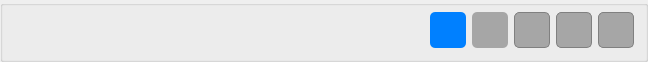
       <widget class="QGroupBox" name="grb_botoes">
        <property name="maximumSize">
         <size>
          <width>16777215</width>
          <height>51</height>
         </size>
        </property>
        <property name="font">
         <font>
          <pointsize>11</pointsize>
         </font>
        </property>
        <property name="title">
         <string/>
        </property>
        <layout class="QHBoxLayout" name="hzl_botoes">
         <property name="topMargin">
          <number>6</number>
         </property>
         <item>
          <widget class="QPushButton" name="btn_primeiro">
           <property name="enabled">
            <bool>false</bool>
           </property>
           <property name="minimumSize">
            <size>
             <width>36</width>
             <height>36</height>
            </size>
           </property>
           <property name="maximumSize">
            <size>
             <width>36</width>
             <height>36</height>
            </size>
           </property>
           <property name="focusPolicy">
            <enum>Qt::NoFocus</enum>
           </property>
           <property name="toolTip">
            <string>Primeiro Registro</string>
           </property>
           <property name="whatsThis">
            <string>&lt;html&gt;&lt;head/&gt;&lt;body&gt;&lt;p&gt;Botão para ir ao primeiro registro&lt;/p&gt;&lt;/body&gt;&lt;/html&gt;</string>
           </property>
           <property name="styleSheet">
            <string notr="true">QPushButton#btn_primeiro{
	border-radius: 5px;
}
QPushButton#btn_primeiro:hover{
	border: 1px solid rgba(33,33,33,.2);
	background: rgba(33,33,33,.1);
}
QPushButton#btn_primeiro:pressed {
	border: 1px solid rgba(33,33,33,.5);
	background: rgba(33,33,33,.2);
}</string>
           </property>
           <property name="text">
            <string/>
           </property>
           <property name="icon">
            <iconset>
             <normaloff>../imagens/nextAll.png</normaloff>../imagens/nextAll.png</iconset>
           </property>
           <property name="iconSize">
            <size>
             <width>36</width>
             <height>36</height>
            </size>
           </property>
           <property name="shortcut">
            <string>Ctrl+Alt+Left</string>
           </property>
           <property name="flat">
            <bool>true</bool>
           </property>
          </widget>
         </item>
         <item>
          <widget class="QPushButton" name="btn_anterior">
           <property name="enabled">
            <bool>false</bool>
           </property>
           <property name="minimumSize">
            <size>
             <width>36</width>
             <height>36</height>
            </size>
           </property>
           <property name="maximumSize">
            <size>
             <width>36</width>
             <height>36</height>
            </size>
           </property>
           <property name="focusPolicy">
            <enum>Qt::NoFocus</enum>
           </property>
           <property name="toolTip">
            <string>Registro Anterior</string>
           </property>
           <property name="whatsThis">
            <string>&lt;html&gt;&lt;head/&gt;&lt;body&gt;&lt;p&gt;Botão para ir ao registro anterior&lt;/p&gt;&lt;/body&gt;&lt;/html&gt;</string>
           </property>
           <property name="styleSheet">
            <string notr="true">QPushButton#btn_anterior{
	border-radius: 5px;
}
QPushButton#btn_anterior:hover{
	border: 1px solid rgba(33,33,33,.2);
	background: rgba(33,33,33,.1);
}
QPushButton#btn_anterior:pressed {
	border: 1px solid rgba(33,33,33,.5);
	background: rgba(33,33,33,.2);
}</string>
           </property>
           <property name="text">
            <string/>
           </property>
           <property name="icon">
            <iconset>
             <normaloff>../imagens/next.png</normaloff>../imagens/next.png</iconset>
           </property>
           <property name="iconSize">
            <size>
             <width>36</width>
             <height>36</height>
            </size>
           </property>
           <property name="shortcut">
            <string>Ctrl+Left</string>
           </property>
           <property name="flat">
            <bool>true</bool>
           </property>
          </widget>
         </item>
         <item>
          <widget class="QPushButton" name="btn_proximo">
           <property name="enabled">
            <bool>false</bool>
           </property>
           <property name="minimumSize">
            <size>
             <width>36</width>
             <height>36</height>
            </size>
           </property>
           <property name="maximumSize">
            <size>
             <width>36</width>
             <height>36</height>
            </size>
           </property>
           <property name="focusPolicy">
            <enum>Qt::NoFocus</enum>
           </property>
           <property name="toolTip">
            <string>Próxima Registro</string>
           </property>
           <property name="whatsThis">
            <string>&lt;html&gt;&lt;head/&gt;&lt;body&gt;&lt;p&gt;Botão para ir ao próximo registro&lt;/p&gt;&lt;/body&gt;&lt;/html&gt;</string>
           </property>
           <property name="styleSheet">
            <string notr="true">QPushButton#btn_proximo{
	border-radius: 5px;
}
QPushButton#btn_proximo:hover{
	border: 1px solid rgba(33,33,33,.2);
	background: rgba(33,33,33,.1);
}
QPushButton#btn_proximo:pressed {
	border: 1px solid rgba(33,33,33,.5);
	background: rgba(33,33,33,.2);
}</string>
           </property>
           <property name="text">
            <string/>
           </property>
           <property name="icon">
            <iconset>
             <normaloff>../imagens/previous.png</normaloff>../imagens/previous.png</iconset>
           </property>
           <property name="iconSize">
            <size>
             <width>36</width>
             <height>36</height>
            </size>
           </property>
           <property name="shortcut">
            <string>Ctrl+Right</string>
           </property>
           <property name="flat">
            <bool>true</bool>
           </property>
          </widget>
         </item>
         <item>
          <widget class="QPushButton" name="btn_ultimo">
           <property name="enabled">
            <bool>false</bool>
           </property>
           <property name="minimumSize">
            <size>
             <width>36</width>
             <height>36</height>
            </size>
           </property>
           <property name="maximumSize">
            <size>
             <width>36</width>
             <height>36</height>
            </size>
           </property>
           <property name="focusPolicy">
            <enum>Qt::NoFocus</enum>
           </property>
           <property name="toolTip">
            <string>Última Registro</string>
           </property>
           <property name="whatsThis">
            <string>&lt;html&gt;&lt;head/&gt;&lt;body&gt;&lt;p&gt;Botão para ir ao ultimo registro&lt;/p&gt;&lt;/body&gt;&lt;/html&gt;</string>
           </property>
           <property name="styleSheet">
            <string notr="true">QPushButton#btn_ultimo{
	border-radius: 5px;
}
QPushButton#btn_ultimo:hover{
	border: 1px solid rgba(33,33,33,.2);
	background: rgba(33,33,33,.1);
}
QPushButton#btn_ultimo:pressed {
	border: 1px solid rgba(33,33,33,.5);
	background: rgba(33,33,33,.2);
}</string>
           </property>
           <property name="text">
            <string/>
           </property>
           <property name="icon">
            <iconset>
             <normaloff>../imagens/PreviousAll.png</normaloff>../imagens/PreviousAll.png</iconset>
           </property>
           <property name="iconSize">
            <size>
             <width>36</width>
             <height>36</height>
            </size>
           </property>
           <property name="shortcut">
            <string>Ctrl+Alt+Right</string>
           </property>
           <property name="flat">
            <bool>true</bool>
           </property>
          </widget>
         </item>
         <item>
          <spacer name="separacao_botoes_do_meio_do_navegadores">
           <property name="orientation">
            <enum>Qt::Horizontal</enum>
           </property>
           <property name="sizeHint" stdset="0">
            <size>
             <width>40</width>
             <height>20</height>
            </size>
           </property>
          </spacer>
         </item>
         <item>
          <widget class="QPushButton" name="btn_pesquisar_registro">
           <property name="minimumSize">
            <size>
             <width>36</width>
             <height>36</height>
            </size>
           </property>
           <property name="maximumSize">
            <size>
             <width>36</width>
             <height>36</height>
            </size>
           </property>
           <property name="focusPolicy">
            <enum>Qt::NoFocus</enum>
           </property>
           <property name="toolTip">
            <string>Pesquisar</string>
           </property>
           <property name="whatsThis">
            <string>&lt;html&gt;&lt;head/&gt;&lt;body&gt;&lt;p&gt;Botão para pesquisar os registros de empresa&lt;/p&gt;&lt;/body&gt;&lt;/html&gt;</string>
           </property>
           <property name="styleSheet">
            <string notr="true">QPushButton#btn_pesquisar_registro{
	border-radius: 5px;
}
QPushButton#btn_pesquisar_registro:hover{
	border: 1px solid rgba(33,33,33,.2);
	background: rgba(33,33,33,.1);
}
QPushButton#btn_pesquisar_registro:pressed {
	border: 1px solid rgba(33,33,33,.5);
	background: rgba(33,33,33,.2);
}</string>
           </property>
           <property name="text">
            <string/>
           </property>
           <property name="icon">
            <iconset>
             <normaloff>../imagens/edit_find_replace.png</normaloff>../imagens/edit_find_replace.png</iconset>
           </property>
           <property name="iconSize">
            <size>
             <width>36</width>
             <height>30</height>
            </size>
           </property>
           <property name="shortcut">
            <string>F12</string>
           </property>
           <property name="flat">
            <bool>true</bool>
           </property>
          </widget>
         </item>
         <item>
          <widget class="QPushButton" name="btn_pesquisar_codigo">
           <property name="minimumSize">
            <size>
             <width>36</width>
             <height>36</height>
            </size>
           </property>
           <property name="maximumSize">
            <size>
             <width>36</width>
             <height>36</height>
            </size>
           </property>
           <property name="focusPolicy">
            <enum>Qt::NoFocus</enum>
           </property>
           <property name="toolTip">
            <string>Buscar</string>
           </property>
           <property name="whatsThis">
            <string>&lt;html&gt;&lt;head/&gt;&lt;body&gt;&lt;p&gt;Botão para buscar empresa pelo codigo&lt;/p&gt;&lt;/body&gt;&lt;/html&gt;</string>
           </property>
           <property name="styleSheet">
            <string notr="true">QPushButton#btn_pesquisar_codigo{
	border-radius: 5px;
}
QPushButton#btn_pesquisar_codigo:hover{
	border: 1px solid rgba(33,33,33,.2);
	background: rgba(33,33,33,.1);
}
QPushButton#btn_pesquisar_codigo:pressed {
	border: 1px solid rgba(33,33,33,.5);
	background: rgba(33,33,33,.2);
}</string>
           </property>
           <property name="text">
            <string/>
           </property>
           <property name="icon">
            <iconset>
             <normaloff>../imagens/dialog-ok.png</normaloff>../imagens/dialog-ok.png</iconset>
           </property>
           <property name="iconSize">
            <size>
             <width>30</width>
             <height>30</height>
            </size>
           </property>
           <property name="shortcut">
            <string>Ctrl+N</string>
           </property>
           <property name="flat">
            <bool>true</bool>
           </property>
          </widget>
         </item>
         <item>
          <widget class="QPushButton" name="btn_imprimir">
           <property name="minimumSize">
            <size>
             <width>36</width>
             <height>36</height>
            </size>
           </property>
           <property name="maximumSize">
            <size>
             <width>36</width>
             <height>36</height>
            </size>
           </property>
           <property name="focusPolicy">
            <enum>Qt::NoFocus</enum>
           </property>
           <property name="toolTip">
            <string>Imprimir</string>
           </property>
           <property name="whatsThis">
            <string>&lt;html&gt;&lt;head/&gt;&lt;body&gt;&lt;p&gt;Botão para imprimir registro de empresa&lt;/p&gt;&lt;/body&gt;&lt;/html&gt;</string>
           </property>
           <property name="styleSheet">
            <string notr="true">QPushButton#btn_imprimir{
	border-radius: 5px;
}
QPushButton#btn_imprimir:hover{
	border: 1px solid rgba(33,33,33,.2);
	background: rgba(33,33,33,.1);
}
QPushButton#btn_imprimir:pressed {
	border: 1px solid rgba(33,33,33,.5);
	background: rgba(33,33,33,.2);
}</string>
           </property>
           <property name="text">
            <string/>
           </property>
           <property name="icon">
            <iconset>
             <normaloff>../imagens/print.png</normaloff>../imagens/print.png</iconset>
           </property>
           <property name="iconSize">
            <size>
             <width>36</width>
             <height>36</height>
            </size>
           </property>
           <property name="shortcut">
            <string>Ctrl+P</string>
           </property>
           <property name="flat">
            <bool>true</bool>
           </property>
          </widget>
         </item>
         <item>
          <widget class="QPushButton" name="btn_copiar">
           <property name="minimumSize">
            <size>
             <width>36</width>
             <height>36</height>
            </size>
           </property>
           <property name="maximumSize">
            <size>
             <width>36</width>
             <height>36</height>
            </size>
           </property>
           <property name="focusPolicy">
            <enum>Qt::NoFocus</enum>
           </property>
           <property name="toolTip">
            <string>Duplicar</string>
           </property>
           <property name="whatsThis">
            <string>&lt;html&gt;&lt;head/&gt;&lt;body&gt;&lt;p&gt;Botão para duplicar registro&lt;/p&gt;&lt;/body&gt;&lt;/html&gt;</string>
           </property>
           <property name="styleSheet">
            <string notr="true">QPushButton#btn_copiar{
	border-radius: 5px;
}
QPushButton#btn_copiar:hover{
	border: 1px solid rgba(33,33,33,.2);
	background: rgba(33,33,33,.1);
}
QPushButton#btn_copiar:pressed {
	border: 1px solid rgba(33,33,33,.5);
	background: rgba(33,33,33,.2);
}</string>
           </property>
           <property name="text">
            <string/>
           </property>
           <property name="icon">
            <iconset>
             <normaloff>../imagens/copy-1.png</normaloff>../imagens/copy-1.png</iconset>
           </property>
           <property name="iconSize">
            <size>
             <width>36</width>
             <height>36</height>
            </size>
           </property>
           <property name="flat">
            <bool>true</bool>
           </property>
          </widget>
         </item>
         <item>
          <spacer name="separacao_botes_meio_do_acoes_registro">
           <property name="orientation">
            <enum>Qt::Horizontal</enum>
           </property>
           <property name="sizeHint" stdset="0">
            <size>
             <width>40</width>
             <height>20</height>
            </size>
           </property>
          </spacer>
         </item>
         <item>
          <widget class="QPushButton" name="btn_novo">
           <property name="minimumSize">
            <size>
             <width>36</width>
             <height>36</height>
            </size>
           </property>
           <property name="maximumSize">
            <size>
             <width>36</width>
             <height>36</height>
            </size>
           </property>
           <property name="font">
            <font>
             <pointsize>11</pointsize>
             <weight>50</weight>
             <bold>false</bold>
            </font>
           </property>
           <property name="focusPolicy">
            <enum>Qt::NoFocus</enum>
           </property>
           <property name="toolTip">
            <string>Novo</string>
           </property>
           <property name="whatsThis">
            <string>&lt;html&gt;&lt;head/&gt;&lt;body&gt;&lt;p&gt;Botão para cadastrar uma novo registro de empresa&lt;/p&gt;&lt;/body&gt;&lt;/html&gt;</string>
           </property>
           <property name="styleSheet">
            <string notr="true">QPushButton#btn_novo{
	background-color: #0080ff ;
	color: #fff;
	border-radius: 5px;
}
QPushButton#btn_novo:hover{
	background-color:  #0073e6;
}
QPushButton#btn_novo:pressed {
	background-color: #0059b3;
}
QPushButton#btn_novo:disabled {
	background-color:  #a6a6a6;
	color: #6a6767;
}</string>
           </property>
           <property name="text">
            <string/>
           </property>
           <property name="icon">
            <iconset>
             <normaloff>../imagens/addNew.png</normaloff>../imagens/addNew.png</iconset>
           </property>
           <property name="iconSize">
            <size>
             <width>36</width>
             <height>36</height>
            </size>
           </property>
           <property name="shortcut">
            <string>Ctrl+N</string>
           </property>
          </widget>
         </item>
         <item>
          <widget class="QPushButton" name="btn_editar">
           <property name="enabled">
            <bool>false</bool>
           </property>
           <property name="minimumSize">
            <size>
             <width>36</width>
             <height>36</height>
            </size>
           </property>
           <property name="maximumSize">
            <size>
             <width>36</width>
             <height>36</height>
            </size>
           </property>
           <property name="font">
            <font>
             <pointsize>11</pointsize>
             <weight>50</weight>
             <bold>false</bold>
            </font>
           </property>
           <property name="focusPolicy">
            <enum>Qt::NoFocus</enum>
           </property>
           <property name="toolTip">
            <string>Editar</string>
           </property>
           <property name="whatsThis">
            <string>&lt;html&gt;&lt;head/&gt;&lt;body&gt;&lt;p&gt;Botão para editar o registro de empresa&lt;/p&gt;&lt;/body&gt;&lt;/html&gt;</string>
           </property>
           <property name="styleSheet">
            <string notr="true">QPushButton#btn_editar{
	background-color: #0080ff ;
	color: #fff;
	border-radius: 5px;
}
QPushButton#btn_editar:hover{
	background-color:  #0073e6;
}
QPushButton#btn_editar:pressed {
	background-color: #0059b3;
}
QPushButton#btn_editar:disabled {
	background-color:  #a6a6a6;
	color: #6a6767;
}</string>
           </property>
           <property name="text">
            <string/>
           </property>
           <property name="icon">
            <iconset>
             <normaloff>../imagens/editFile.png</normaloff>../imagens/editFile.png</iconset>
           </property>
           <property name="iconSize">
            <size>
             <width>36</width>
             <height>36</height>
            </size>
           </property>
           <property name="shortcut">
            <string>Ctrl+E</string>
           </property>
          </widget>
         </item>
         <item>
          <widget class="QPushButton" name="btn_salvar">
           <property name="enabled">
            <bool>false</bool>
           </property>
           <property name="minimumSize">
            <size>
             <width>36</width>
             <height>36</height>
            </size>
           </property>
           <property name="maximumSize">
            <size>
             <width>36</width>
             <height>36</height>
            </size>
           </property>
           <property name="font">
            <font>
             <pointsize>11</pointsize>
            </font>
           </property>
           <property name="focusPolicy">
            <enum>Qt::NoFocus</enum>
           </property>
           <property name="toolTip">
            <string>Salvar</string>
           </property>
           <property name="whatsThis">
            <string>&lt;html&gt;&lt;head/&gt;&lt;body&gt;&lt;p&gt;Botão para salvar o registro de empresa&lt;/p&gt;&lt;/body&gt;&lt;/html&gt;</string>
           </property>
           <property name="styleSheet">
            <string notr="true">QPushButton#btn_salvar{
	background-color: #0080ff ;
	color: #fff;
	border-radius: 5px;
}
QPushButton#btn_salvar:hover{
	background-color:  #0073e6;
}
QPushButton#btn_salvar:pressed {
	background-color: #0059b3;
}
QPushButton#btn_salvar:disabled {
	background-color:  #a6a6a6;
	color: #6a6767;
	border: 1px solid gray;
}</string>
           </property>
           <property name="text">
            <string/>
           </property>
           <property name="icon">
            <iconset>
             <normaloff>../imagens/save-file.png</normaloff>../imagens/save-file.png</iconset>
           </property>
           <property name="iconSize">
            <size>
             <width>36</width>
             <height>36</height>
            </size>
           </property>
           <property name="shortcut">
            <string>Ctrl+S</string>
           </property>
          </widget>
         </item>
         <item>
          <widget class="QPushButton" name="btn_cancelar">
           <property name="enabled">
            <bool>false</bool>
           </property>
           <property name="minimumSize">
            <size>
             <width>36</width>
             <height>36</height>
            </size>
           </property>
           <property name="maximumSize">
            <size>
             <width>36</width>
             <height>36</height>
            </size>
           </property>
           <property name="font">
            <font>
             <pointsize>11</pointsize>
            </font>
           </property>
           <property name="focusPolicy">
            <enum>Qt::NoFocus</enum>
           </property>
           <property name="toolTip">
            <string>Cancelar</string>
           </property>
           <property name="whatsThis">
            <string>&lt;html&gt;&lt;head/&gt;&lt;body&gt;&lt;p&gt;Botão para cancelar a operação&lt;/p&gt;&lt;/body&gt;&lt;/html&gt;</string>
           </property>
           <property name="styleSheet">
            <string notr="true">QPushButton#btn_cancelar{
	background-color: #0080ff ;
	color: #fff;
	border-radius: 5px;
}
QPushButton#btn_cancelar:hover{
	background-color:  #0073e6;
}
QPushButton#btn_cancelar:pressed {
	background-color: #0059b3;
}
QPushButton#btn_cancelar:disabled {
	background-color:  #a6a6a6;
	color: #6a6767;
	border: 1px solid gray;
}</string>
           </property>
           <property name="text">
            <string/>
           </property>
           <property name="icon">
            <iconset>
             <normaloff>../imagens/cancelfile.png</normaloff>../imagens/cancelfile.png</iconset>
           </property>
           <property name="iconSize">
            <size>
             <width>36</width>
             <height>36</height>
            </size>
           </property>
           <property name="shortcut">
            <string>Ctrl+F</string>
           </property>
          </widget>
         </item>
         <item>
          <widget class="QPushButton" name="btn_deletar">
           <property name="enabled">
            <bool>false</bool>
           </property>
           <property name="minimumSize">
            <size>
             <width>36</width>
             <height>36</height>
            </size>
           </property>
           <property name="maximumSize">
            <size>
             <width>36</width>
             <height>36</height>
            </size>
           </property>
           <property name="font">
            <font>
             <pointsize>11</pointsize>
            </font>
           </property>
           <property name="focusPolicy">
            <enum>Qt::NoFocus</enum>
           </property>
           <property name="toolTip">
            <string>Deletar</string>
           </property>
           <property name="whatsThis">
            <string>&lt;html&gt;&lt;head/&gt;&lt;body&gt;&lt;p&gt;Botão de deletar o registro de empresa&lt;/p&gt;&lt;/body&gt;&lt;/html&gt;</string>
           </property>
           <property name="styleSheet">
            <string notr="true">QPushButton#btn_deletar{
	background-color: #0080ff ;
	color: #fff;
	border-radius: 5px;
}
QPushButton#btn_deletar:hover{
	background-color:  #0073e6;
}
QPushButton#btn_deletar:pressed {
	background-color: #0059b3;
}
QPushButton#btn_deletar:disabled {
	background-color:  #a6a6a6;
	color: #6a6767;
	border: 1px solid gray;
}</string>
           </property>
           <property name="text">
            <string/>
           </property>
           <property name="icon">
            <iconset>
             <normaloff>../imagens/delet.png</normaloff>../imagens/delet.png</iconset>
           </property>
           <property name="iconSize">
            <size>
             <width>36</width>
             <height>36</height>
            </size>
           </property>
           <property name="shortcut">
            <string>Ctrl+D</string>
           </property>
          </widget>
         </item>
        </layout>
       </widget>
